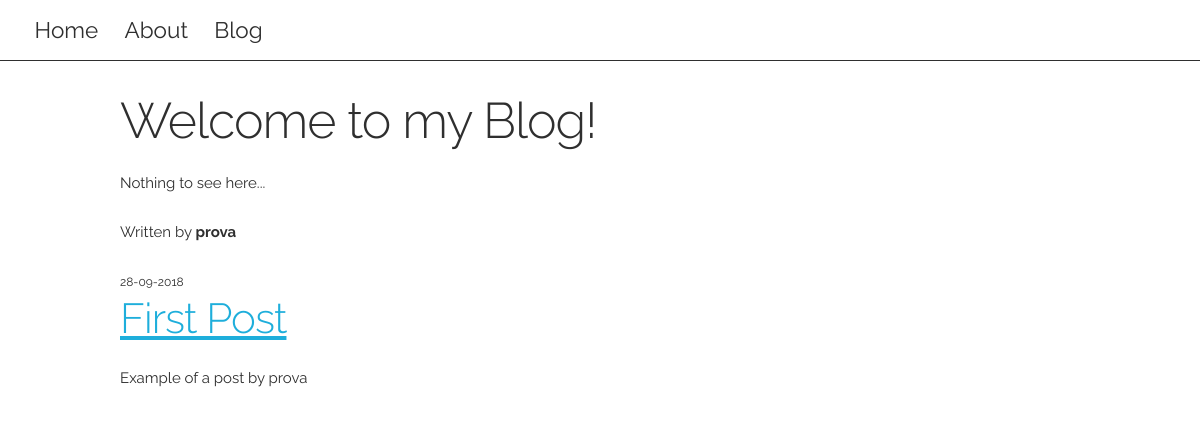
/blog, run on an earlier commit of the app's database.
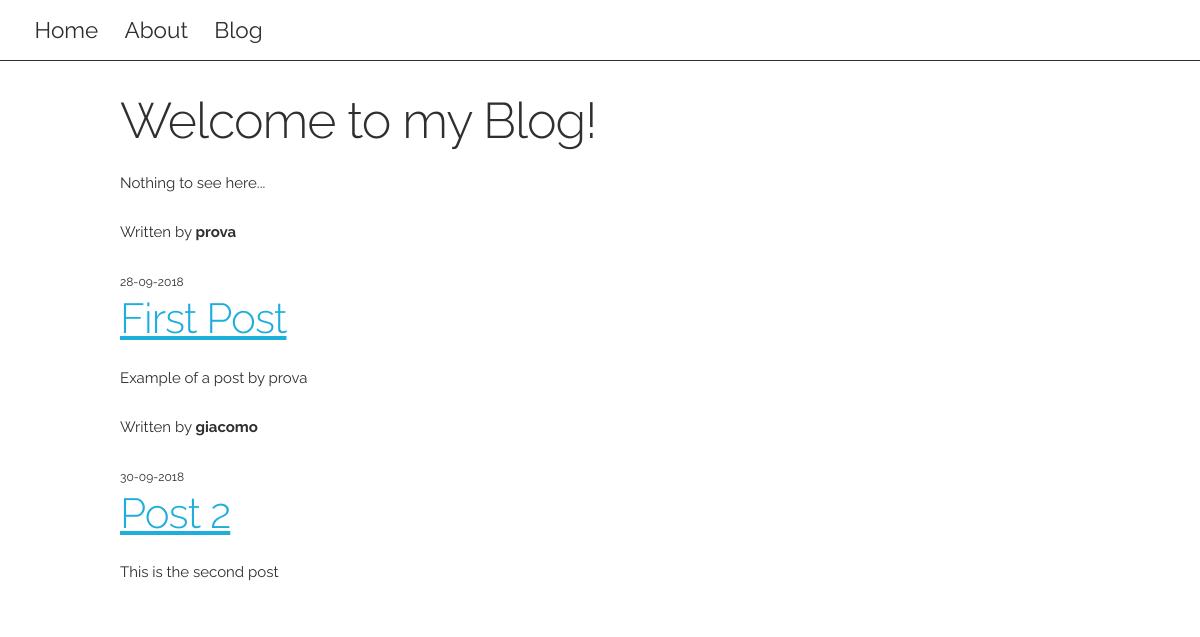
And on a later commit of the database.
### webapp/models.py (models this page shows, shortened)
class Post(db.Model):
  id = db.Column(db.Integer, primary_key=True)
  title = db.Column(db.String(100), nullable=False)
  date_posted = db.Column(db.DateTime, nullable=False, default=datetime.utcnow)
  content = db.Column(db.Text, nullable=False)
  user_id = db.Column(db.Integer, db.ForeignKey('user.id'), nullable=False)

### webapp/views.py (the view)
@app.route("/blog")
def blog():
  posts = Post.query.all()
  return render_template('blog.html', title="Blog", posts=posts)

### webapp/templates/blog.html
{% extends 'layout.html' %}
{% block body %}
  <h1>Welcome to my Blog!</h1>
  <p>Nothing to see here...</p>
  {% for post in posts %}
    <article>
      <div>
        <div>
          <p>Written by <strong>{{ post.user_id }}</strong></p>
          <small>{{ post.date_posted.strftime('%d-%m-%Y') }}</small>
        </div>
        <h2><a href="{{ url_for('post', post_id=post.id) }}">{{ post.title }}</a></h2>
        <p>{{ post.content }}</p>
      </div>
    </article>
  {% endfor %}
{% endblock body %}

### webapp/templates/layout.html (shortened to what this page needs)
<!DOCTYPE html>
<html lang="en">
<head>
  <link rel="stylesheet" href="{{ url_for('static', filename='css/lib/normalize.css') }}">
  <link rel="stylesheet" href="{{ url_for('static', filename='css/lib/skeleton.css') }}">
  <link rel="stylesheet" href="{{ url_for('static', filename='css/styles.css') }}">
</head>
<body>
  {% include 'includes/_navbar.html' %}
  <div class="container">
    {% block body %}
    {% endblock body %}
  </div>
</body>
</html>

### webapp/templates/includes/_navbar.html (shortened to what this page needs)
<nav>
  <div class="row">
    <div class="six columns">
      <a href="{{ url_for('home') }}">Home</a>
      <a href="{{ url_for('about') }}">About</a>
      <a href="{{ url_for('blog') }}">Blog</a>
    </div>
  </div>
</nav>

### webapp/static/css/styles.css (style rules this page uses)
:root { --main-dark-color: #2f2f2f; }
html body { margin: 0; padding: 0; overflow-x: hidden; color: var(--main-dark-color) }
nav { width: 100vw; margin-bottom: 2em; border-bottom: 1px solid var(--main-dark-color); }
nav .columns { padding: 0.8em; }
nav .columns a { color: var(--main-dark-color); text-decoration: none; font-size: 1.5em; padding: 0 0 0 1em; }

What changed in the data, as far as the page shows it:
added Post: user_id "giacomo", date_posted "30-09-2018", title "Post 2", content "This is the second post"
